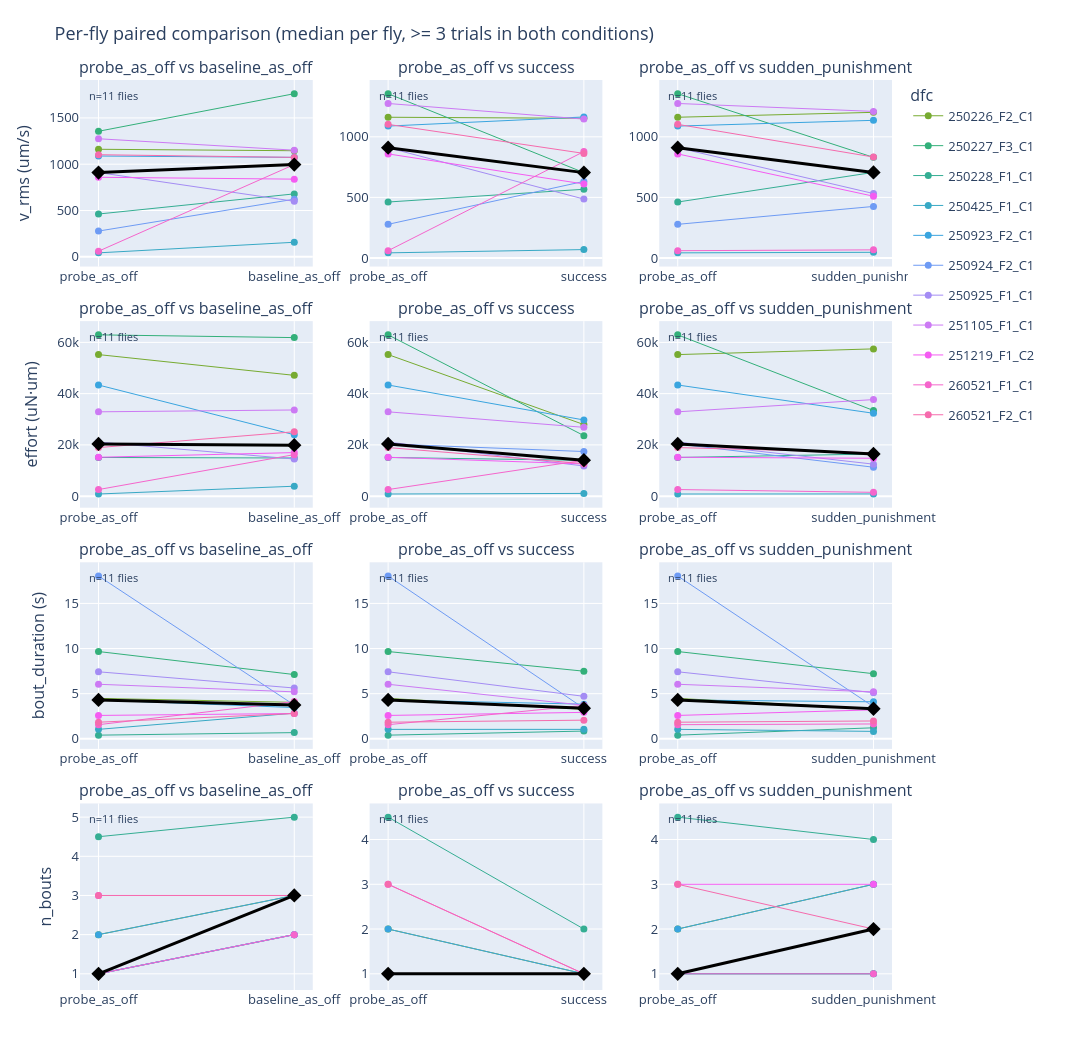

Notebook code cell kept with this figure:
### Markdown cell above
`[F3-PROBE-PAIRED]` Per-fly paired plot: each fly's median metric in one trial type vs another (e.g. probe_as_off vs baseline_as_off).

### Code cell
# [F3-PROBE-PAIRED]
# Per-fly paired comparison. Each line is one fly: its median metric in
# condition A vs condition B. Black diamonds = median across flies.

MIN_TRIALS = 3   # a fly needs >= this many trials in BOTH conditions of a pair

PAIRED_METRICS = ['v_rms', 'effort', 'bout_duration', 'n_bouts']
METRIC_LABELS = {'v_rms': 'v_rms (um/s)', 'effort': 'effort (uN·um)',
                 'bout_duration': 'bout_duration (s)', 'n_bouts': 'n_bouts'}
PAIRED_PAIRS = [
    ('probe_as_off', 'baseline_as_off'),
    ('probe_as_off', 'success'),
    ('probe_as_off', 'sudden_punishment'),
]

# Per-fly median of each metric in each condition, plus per-fly trial counts
per_fly = (combined.groupby(['dfc', 'trial_type'], observed=True)[PAIRED_METRICS]
           .median().unstack('trial_type'))
n_per_fly = (combined.groupby(['dfc', 'trial_type'], observed=True).size()
             .unstack('trial_type').fillna(0).astype(int))

def _counts(tt):
    """Per-fly trial count for a condition; zeros if the condition is absent."""
    if tt in n_per_fly.columns:
        return n_per_fly[tt]
    return pd.Series(0, index=n_per_fly.index)

def paired_frame(metric, a, b, min_trials=MIN_TRIALS):
    """Per-fly medians of `metric` in conditions a and b, restricted to flies
    with >= min_trials trials in both. Index = dfc, columns = [a, b]."""
    if (metric, a) not in per_fly.columns or (metric, b) not in per_fly.columns:
        return pd.DataFrame(columns=[a, b], dtype=float)
    keep = (_counts(a) >= min_trials) & (_counts(b) >= min_trials)
    out = pd.DataFrame({a: per_fly[(metric, a)], b: per_fly[(metric, b)]})
    return out.loc[keep.reindex(out.index, fill_value=False)].dropna()

# How many trials each fly contributes per condition -- worth eyeballing, since
# probe_as_off counts are small and gate which flies enter each comparison.
print('Trials per fly per condition:')
print(n_per_fly.to_string())
print(f'\nFlies with >= {MIN_TRIALS} probe_as_off trials: '
      f'{int((_counts("probe_as_off") >= MIN_TRIALS).sum())} '
      f'of {len(n_per_fly)}\n')

fly_cats = sorted(combined['dfc'].unique())
fly_palette = {g: mcolors.to_hex(c) for g, c in
               zip(fly_cats, sns.color_palette('husl', len(fly_cats)))}

fig = make_subplots(
    rows=len(PAIRED_METRICS), cols=len(PAIRED_PAIRS),
    subplot_titles=[f'{a} vs {b}' for _ in PAIRED_METRICS for a, b in PAIRED_PAIRS],
    horizontal_spacing=0.07, vertical_spacing=0.06,
)

for r, metric in enumerate(PAIRED_METRICS, start=1):
    for c, (a, b) in enumerate(PAIRED_PAIRS, start=1):
        pf = paired_frame(metric, a, b)
        for dfc in pf.index:
            fig.add_trace(
                go.Scatter(
                    x=[a, b], y=[pf.loc[dfc, a], pf.loc[dfc, b]],
                    mode='lines+markers',
                    line=dict(color=fly_palette[dfc], width=1),
                    marker=dict(color=fly_palette[dfc], size=7),
                    name=dfc, legendgroup=dfc,
                    showlegend=(r == 1 and c == 1),
                    hovertemplate=f'{dfc}<br>%{{x}}: %{{y:.1f}}<extra></extra>',
                ),
                row=r, col=c,
            )
        if len(pf):
            fig.add_trace(
                go.Scatter(
                    x=[a, b], y=[pf[a].median(), pf[b].median()],
                    mode='lines+markers',
                    line=dict(color='black', width=3),
                    marker=dict(color='black', size=11, symbol='diamond'),
                    showlegend=False,
                    hovertemplate='median %{x}: %{y:.1f}<extra></extra>',
                ),
                row=r, col=c,
            )
        fig.add_annotation(text=f'n={len(pf)} flies',
                           xref='x domain', yref='y domain',
                           x=0.03, y=0.97, showarrow=False, font=dict(size=11),
                           row=r, col=c)
    fig.update_yaxes(title_text=METRIC_LABELS[metric], row=r, col=1)

fig.update_layout(
    width=1200, height=260 * len(PAIRED_METRICS),
    title=(f'Per-fly paired comparison (median per fly, >= {MIN_TRIALS} trials '
           f'in both conditions)'),
    margin=dict(l=80, r=200, t=80, b=50), font=dict(size=13),
    legend_title_text='dfc',
)

fig.write_image('./Figure3/probe_as_off_paired_per_fly.svg')
print('savepath:', './Figure3/probe_as_off_paired_per_fly.svg')
fig.show()
